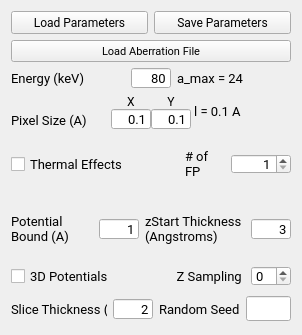
                   <widget class="QWidget" name="scrollAreaWidgetContents_5">
                    <property name="geometry">
                     <rect>
                      <x>0</x>
                      <y>0</y>
                      <width>302</width>
                      <height>335</height>
                     </rect>
                    </property>
                    <layout class="QVBoxLayout" name="verticalLayout_13">
                     <item>
                      <layout class="QHBoxLayout" name="horizontalLayout_33">
                       <item>
                        <widget class="QPushButton" name="btn_loadParams">
                         <property name="font">
                          <font>
                           <family>Roboto</family>
                          </font>
                         </property>
                         <property name="text">
                          <string>Load Parameters</string>
                         </property>
                        </widget>
                       </item>
                       <item>
                        <widget class="QPushButton" name="btn_saveParams">
                         <property name="font">
                          <font>
                           <family>Roboto</family>
                          </font>
                         </property>
                         <property name="text">
                          <string>Save Parameters</string>
                         </property>
                        </widget>
                       </item>
                      </layout>
                     </item>
                     <item>
                      <widget class="QPushButton" name="btn_loadAbFile">
                       <property name="minimumSize">
                        <size>
                         <width>120</width>
                         <height>0</height>
                        </size>
                       </property>
                       <property name="font">
                        <font>
                         <family>Roboto</family>
                         <pointsize>8</pointsize>
                        </font>
                       </property>
                       <property name="text">
                        <string>Load Aberration File</string>
                       </property>
                      </widget>
                     </item>
                     <item>
                      <layout class="QHBoxLayout" name="horizontalLayout_9">
                       <item>
                        <widget class="QLabel" name="lbl_E0">
                         <property name="sizePolicy">
                          <sizepolicy hsizetype="Preferred" vsizetype="Minimum">
                           <horstretch>0</horstretch>
                           <verstretch>0</verstretch>
                          </sizepolicy>
                         </property>
                         <property name="font">
                          <font>
                           <family>Roboto</family>
                           <pointsize>10</pointsize>
                          </font>
                         </property>
                         <property name="text">
                          <string>Energy (keV)</string>
                         </property>
                        </widget>
                       </item>
                       <item>
                        <widget class="QLineEdit" name="lineEdit_E0">
                         <property name="sizePolicy">
                          <sizepolicy hsizetype="Minimum" vsizetype="Minimum">
                           <horstretch>0</horstretch>
                           <verstretch>0</verstretch>
                          </sizepolicy>
                         </property>
                         <property name="minimumSize">
                          <size>
                           <width>40</width>
                           <height>20</height>
                          </size>
                         </property>
                         <property name="maximumSize">
                          <size>
                           <width>30</width>
                           <height>20</height>
                          </size>
                         </property>
                         <property name="font">
                          <font>
                           <family>Roboto</family>
                           <pointsize>10</pointsize>
                          </font>
                         </property>
                         <property name="text">
                          <string>80</string>
                         </property>
                         <property name="alignment">
                          <set>Qt::AlignRight|Qt::AlignTrailing|Qt::AlignVCenter</set>
                         </property>
                        </widget>
                       </item>
                       <item>
                        <widget class="QLabel" name="lbl_alphaMax">
                         <property name="sizePolicy">
                          <sizepolicy hsizetype="Preferred" vsizetype="Minimum">
                           <horstretch>0</horstretch>
                           <verstretch>0</verstretch>
                          </sizepolicy>
                         </property>
                         <property name="font">
                          <font>
                           <family>Roboto</family>
                           <pointsize>10</pointsize>
                          </font>
                         </property>
                         <property name="text">
                          <string>a_max = 24</string>
                         </property>
                         <property name="alignment">
                          <set>Qt::AlignLeading|Qt::AlignLeft|Qt::AlignVCenter</set>
                         </property>
                        </widget>
                       </item>
                      </layout>
                     </item>
                     <item>
                      <layout class="QHBoxLayout" name="horizontalLayout_8">
                       <property name="spacing">
                        <number>0</number>
                       </property>
                       <item>
                        <layout class="QVBoxLayout" name="verticalLayout_38">
                         <item>
                          <widget class="QLabel" name="label_47">
                           <property name="font">
                            <font>
                             <family>Roboto</family>
                            </font>
                           </property>
                           <property name="text">
                            <string/>
                           </property>
                          </widget>
                         </item>
                         <item>
                          <widget class="QLabel" name="lbl_pixelSize">
                           <property name="sizePolicy">
                            <sizepolicy hsizetype="Preferred" vsizetype="Minimum">
                             <horstretch>0</horstretch>
                             <verstretch>0</verstretch>
                            </sizepolicy>
                           </property>
                           <property name="font">
                            <font>
                             <family>Roboto</family>
                             <pointsize>10</pointsize>
                            </font>
                           </property>
                           <property name="text">
                            <string>Pixel Size (A)</string>
                           </property>
                           <property name="wordWrap">
                            <bool>true</bool>
                           </property>
                          </widget>
                         </item>
                        </layout>
                       </item>
                       <item>
                        <layout class="QVBoxLayout" name="verticalLayout_39">
                         <item>
                          <widget class="QLabel" name="label_49">
                           <property name="font">
                            <font>
                             <family>Roboto</family>
                            </font>
                           </property>
                           <property name="text">
                            <string>X</string>
                           </property>
                           <property name="alignment">
                            <set>Qt::AlignCenter</set>
                           </property>
                          </widget>
                         </item>
                         <item>
                          <widget class="QLineEdit" name="lineEdit_pixelSizeX">
                           <property name="sizePolicy">
                            <sizepolicy hsizetype="Minimum" vsizetype="Minimum">
                             <horstretch>0</horstretch>
                             <verstretch>0</verstretch>
                            </sizepolicy>
                           </property>
                           <property name="minimumSize">
                            <size>
                             <width>40</width>
                             <height>20</height>
                            </size>
                           </property>
                           <property name="maximumSize">
                            <size>
                             <width>30</width>
                             <height>20</height>
                            </size>
                           </property>
                           <property name="font">
                            <font>
                             <family>Roboto</family>
                             <pointsize>10</pointsize>
                            </font>
                           </property>
                           <property name="text">
                            <string>0.1</string>
                           </property>
                           <property name="alignment">
                            <set>Qt::AlignRight|Qt::AlignTrailing|Qt::AlignVCenter</set>
                           </property>
                          </widget>
                         </item>
                        </layout>
                       </item>
                       <item>
                        <layout class="QVBoxLayout" name="verticalLayout_41">
                         <item>
                          <widget class="QLabel" name="label_50">
                           <property name="font">
                            <font>
                             <family>Roboto</family>
                            </font>
                           </property>
                           <property name="text">
                            <string>Y</string>
                           </property>
                           <property name="alignment">
                            <set>Qt::AlignCenter</set>
                           </property>
                          </widget>
                         </item>
                         <item>
                          <widget class="QLineEdit" name="lineEdit_pixelSizeY">
                           <property name="sizePolicy">
                            <sizepolicy hsizetype="Minimum" vsizetype="Minimum">
                             <horstretch>0</horstretch>
                             <verstretch>0</verstretch>
                            </sizepolicy>
                           </property>
                           <property name="minimumSize">
                            <size>
                             <width>40</width>
                             <height>20</height>
                            </size>
                           </property>
                           <property name="maximumSize">
                            <size>
                             <width>30</width>
                             <height>20</height>
                            </size>
                           </property>
                           <property name="font">
                            <font>
                             <family>Roboto</family>
                             <pointsize>10</pointsize>
                            </font>
                           </property>
                           <property name="text">
                            <string>0.1</string>
                           </property>
                           <property name="alignment">
                            <set>Qt::AlignRight|Qt::AlignTrailing|Qt::AlignVCenter</set>
                           </property>
                          </widget>
                         </item>
                        </layout>
                       </item>
                       <item>
                        <widget class="QLabel" name="lbl_lambda">
                         <property name="sizePolicy">
                          <sizepolicy hsizetype="Preferred" vsizetype="Minimum">
                           <horstretch>0</horstretch>
                           <verstretch>0</verstretch>
                          </sizepolicy>
                         </property>
                         <property name="font">
                          <font>
                           <family>Roboto</family>
                           <pointsize>10</pointsize>
                          </font>
                         </property>
                         <property name="text">
                          <string> l = 0.1 A</string>
                         </property>
                         <property name="alignment">
                          <set>Qt::AlignLeading|Qt::AlignLeft|Qt::AlignVCenter</set>
                         </property>
                        </widget>
                       </item>
                      </layout>
                     </item>
                     <item>
                      <layout class="QHBoxLayout" name="horizontalLayout_16">
                       <item>
                        <widget class="QCheckBox" name="checkBox_thermalEffects">
                         <property name="sizePolicy">
                          <sizepolicy hsizetype="MinimumExpanding" vsizetype="MinimumExpanding">
                           <horstretch>0</horstretch>
                           <verstretch>0</verstretch>
                          </sizepolicy>
                         </property>
                         <property name="font">
                          <font>
                           <family>Roboto</family>
                           <pointsize>10</pointsize>
                          </font>
                         </property>
                         <property name="focusPolicy">
                          <enum>Qt::NoFocus</enum>
                         </property>
                         <property name="text">
                          <string>Thermal Effects</string>
                         </property>
                        </widget>
                       </item>
                       <item>
                        <layout class="QHBoxLayout" name="horizontalLayout_51"/>
                       </item>
                       <item>
                        <widget class="QLabel" name="lbl_numfp_2">
                         <property name="sizePolicy">
                          <sizepolicy hsizetype="Preferred" vsizetype="Minimum">
                           <horstretch>0</horstretch>
                           <verstretch>0</verstretch>
                          </sizepolicy>
                         </property>
                         <property name="minimumSize">
                          <size>
                           <width>40</width>
                           <height>0</height>
                          </size>
                         </property>
                         <property name="maximumSize">
                          <size>
                           <width>60</width>
                           <height>16777215</height>
                          </size>
                         </property>
                         <property name="font">
                          <font>
                           <family>Roboto</family>
                           <pointsize>10</pointsize>
                          </font>
                         </property>
                         <property name="text">
                          <string># of FP</string>
                         </property>
                         <property name="alignment">
                          <set>Qt::AlignLeading|Qt::AlignLeft|Qt::AlignVCenter</set>
                         </property>
                         <property name="wordWrap">
                          <bool>true</bool>
                         </property>
                        </widget>
                       </item>
                       <item>
                        <widget class="QSpinBox" name="spinBox_numFP">
                         <property name="enabled">
                          <bool>true</bool>
                         </property>
                         <property name="sizePolicy">
                          <sizepolicy hsizetype="Minimum" vsizetype="Minimum">
                           <horstretch>0</horstretch>
                           <verstretch>0</verstretch>
                          </sizepolicy>
                         </property>
                         <property name="maximumSize">
                          <size>
                           <width>60</width>
                           <height>20</height>
                          </size>
                         </property>
                         <property name="baseSize">
                          <size>
                           <width>0</width>
                           <height>0</height>
                          </size>
                         </property>
                         <property name="font">
                          <font>
                           <family>Roboto</family>
                           <pointsize>10</pointsize>
                          </font>
                         </property>
                         <property name="alignment">
                          <set>Qt::AlignRight|Qt::AlignTrailing|Qt::AlignVCenter</set>
                         </property>
                         <property name="minimum">
                          <number>1</number>
                         </property>
                         <property name="maximum">
                          <number>999999</number>
                         </property>
                        </widget>
                       </item>
                      </layout>
                     </item>
                     <item>
                      <layout class="QHBoxLayout" name="horizontalLayout_10">
                       <item>
                        <widget class="QLabel" name="lbl_potBound">
                         <property name="sizePolicy">
                          <sizepolicy hsizetype="Preferred" vsizetype="Minimum">
                           <horstretch>0</horstretch>
                           <verstretch>0</verstretch>
                          </sizepolicy>
                         </property>
                         <property name="minimumSize">
                          <size>
                           <width>0</width>
                           <height>0</height>
                          </size>
                         </property>
                         <property name="maximumSize">
                          <size>
                           <width>150</width>
                           <height>16777215</height>
                          </size>
                         </property>
                         <property name="font">
                          <font>
                           <family>Roboto</family>
                           <pointsize>10</pointsize>
                          </font>
                         </property>
                         <property name="text">
                          <string>Potential Bound (A)</string>
                         </property>
                         <property name="wordWrap">
                          <bool>true</bool>
                         </property>
                        </widget>
                       </item>
                       <item>
                        <widget class="QLineEdit" name="lineEdit_potbound">
                         <property name="sizePolicy">
                          <sizepolicy hsizetype="Minimum" vsizetype="Minimum">
                           <horstretch>0</horstretch>
                           <verstretch>0</verstretch>
                          </sizepolicy>
                         </property>
                         <property name="minimumSize">
                          <size>
                           <width>40</width>
                           <height>20</height>
                          </size>
                         </property>
                         <property name="maximumSize">
                          <size>
                           <width>20</width>
                           <height>20</height>
                          </size>
                         </property>
                         <property name="font">
                          <font>
                           <family>Roboto</family>
                           <pointsize>10</pointsize>
                          </font>
                         </property>
                         <property name="text">
                          <string>1</string>
                         </property>
                         <property name="alignment">
                          <set>Qt::AlignRight|Qt::AlignTrailing|Qt::AlignVCenter</set>
                         </property>
                        </widget>
                       </item>
                       <item>
                        <layout class="QHBoxLayout" name="horizontalLayout_50">
                         <item>
                          <widget class="QLabel" name="lbl_zStart_2">
                           <property name="sizePolicy">
                            <sizepolicy hsizetype="Preferred" vsizetype="Minimum">
                             <horstretch>0</horstretch>
                             <verstretch>0</verstretch>
                            </sizepolicy>
                           </property>
                           <property name="minimumSize">
                            <size>
                             <width>100</width>
                             <height>60</height>
                            </size>
                           </property>
                           <property name="font">
                            <font>
                             <family>Roboto</family>
                             <pointsize>10</pointsize>
                            </font>
                           </property>
                           <property name="text">
                            <string>zStart Thickness (Angstroms)</string>
                           </property>
                           <property name="wordWrap">
                            <bool>true</bool>
                           </property>
                          </widget>
                         </item>
                         <item>
                          <widget class="QLineEdit" name="lineEdit_zStart_2">
                           <property name="sizePolicy">
                            <sizepolicy hsizetype="Minimum" vsizetype="Minimum">
                             <horstretch>0</horstretch>
                             <verstretch>0</verstretch>
                            </sizepolicy>
                           </property>
                           <property name="minimumSize">
                            <size>
                             <width>40</width>
                             <height>20</height>
                            </size>
                           </property>
                           <property name="maximumSize">
                            <size>
                             <width>40</width>
                             <height>20</height>
                            </size>
                           </property>
                           <property name="font">
                            <font>
                             <family>Roboto</family>
                             <pointsize>10</pointsize>
                            </font>
                           </property>
                           <property name="text">
                            <string>3</string>
                           </property>
                           <property name="alignment">
                            <set>Qt::AlignRight|Qt::AlignTrailing|Qt::AlignVCenter</set>
                           </property>
                          </widget>
                         </item>
                        </layout>
                       </item>
                      </layout>
                     </item>
                     <item>
                      <layout class="QHBoxLayout" name="horizontalLayout_42">
                       <item>
                        <widget class="QCheckBox" name="checkBox_potential3D">
                         <property name="font">
                          <font>
                           <family>Roboto</family>
                           <pointsize>10</pointsize>
                          </font>
                         </property>
                         <property name="text">
                          <string>3D Potentials</string>
                         </property>
                        </widget>
                       </item>
                       <item>
                        <widget class="QLabel" name="label_82">
                         <property name="font">
                          <font>
                           <family>Roboto</family>
                           <pointsize>10</pointsize>
                          </font>
                         </property>
                         <property name="text">
                          <string>Z Sampling </string>
                         </property>
                         <property name="alignment">
                          <set>Qt::AlignRight|Qt::AlignTrailing|Qt::AlignVCenter</set>
                         </property>
                        </widget>
                       </item>
                       <item>
                        <widget class="QSpinBox" name="spinBox_zSampling">
                         <property name="maximumSize">
                          <size>
                           <width>40</width>
                           <height>20</height>
                          </size>
                         </property>
                         <property name="font">
                          <font>
                           <family>Roboto</family>
                           <pointsize>10</pointsize>
                          </font>
                         </property>
                        </widget>
                       </item>
                      </layout>
                     </item>
                     <item>
                      <layout class="QHBoxLayout" name="horizontalLayout_11">
                       <item>
                        <widget class="QLabel" name="lbl_sliceThickness">
                         <property name="sizePolicy">
                          <sizepolicy hsizetype="Preferred" vsizetype="Preferred">
                           <horstretch>0</horstretch>
                           <verstretch>0</verstretch>
                          </sizepolicy>
                         </property>
                         <property name="minimumSize">
                          <size>
                           <width>85</width>
                           <height>30</height>
                          </size>
                         </property>
                         <property name="font">
                          <font>
                           <family>Roboto</family>
                           <pointsize>10</pointsize>
                          </font>
                         </property>
                         <property name="text">
                          <string>Slice Thickness (A)</string>
                         </property>
                         <property name="alignment">
                          <set>Qt::AlignLeading|Qt::AlignLeft|Qt::AlignVCenter</set>
                         </property>
                         <property name="wordWrap">
                          <bool>false</bool>
                         </property>
                        </widget>
                       </item>
                       <item>
                        <widget class="QLineEdit" name="lineEdit_sliceThickness">
                         <property name="sizePolicy">
                          <sizepolicy hsizetype="Minimum" vsizetype="Minimum">
                           <horstretch>0</horstretch>
                           <verstretch>0</verstretch>
                          </sizepolicy>
                         </property>
                         <property name="minimumSize">
                          <size>
                           <width>40</width>
                           <height>20</height>
                          </size>
                         </property>
                         <property name="maximumSize">
                          <size>
                           <width>40</width>
                           <height>20</height>
                          </size>
                         </property>
                         <property name="font">
                          <font>
                           <family>Roboto</family>
                           <pointsize>10</pointsize>
                          </font>
                         </property>
                         <property name="text">
                          <string>2</string>
                         </property>
                         <property name="alignment">
                          <set>Qt::AlignRight|Qt::AlignTrailing|Qt::AlignVCenter</set>
                         </property>
                        </widget>
                       </item>
                       <item>
                        <widget class="QLabel" name="label_11">
                         <property name="font">
                          <font>
                           <family>Roboto</family>
                           <pointsize>10</pointsize>
                          </font>
                         </property>
                         <property name="text">
                          <string>Random Seed</string>
                         </property>
                        </widget>
                       </item>
                       <item>
                        <widget class="QLineEdit" name="lineEdit_randomSeed">
                         <property name="minimumSize">
                          <size>
                           <width>20</width>
                           <height>20</height>
                          </size>
                         </property>
                         <property name="maximumSize">
                          <size>
                           <width>60</width>
                           <height>16777215</height>
                          </size>
                         </property>
                         <property name="font">
                          <font>
                           <family>Roboto</family>
                           <pointsize>10</pointsize>
                          </font>
                         </property>
                         <property name="alignment">
                          <set>Qt::AlignRight|Qt::AlignTrailing|Qt::AlignVCenter</set>
                         </property>
                        </widget>
                       </item>
                      </layout>
                     </item>
                    </layout>
                   </widget>
